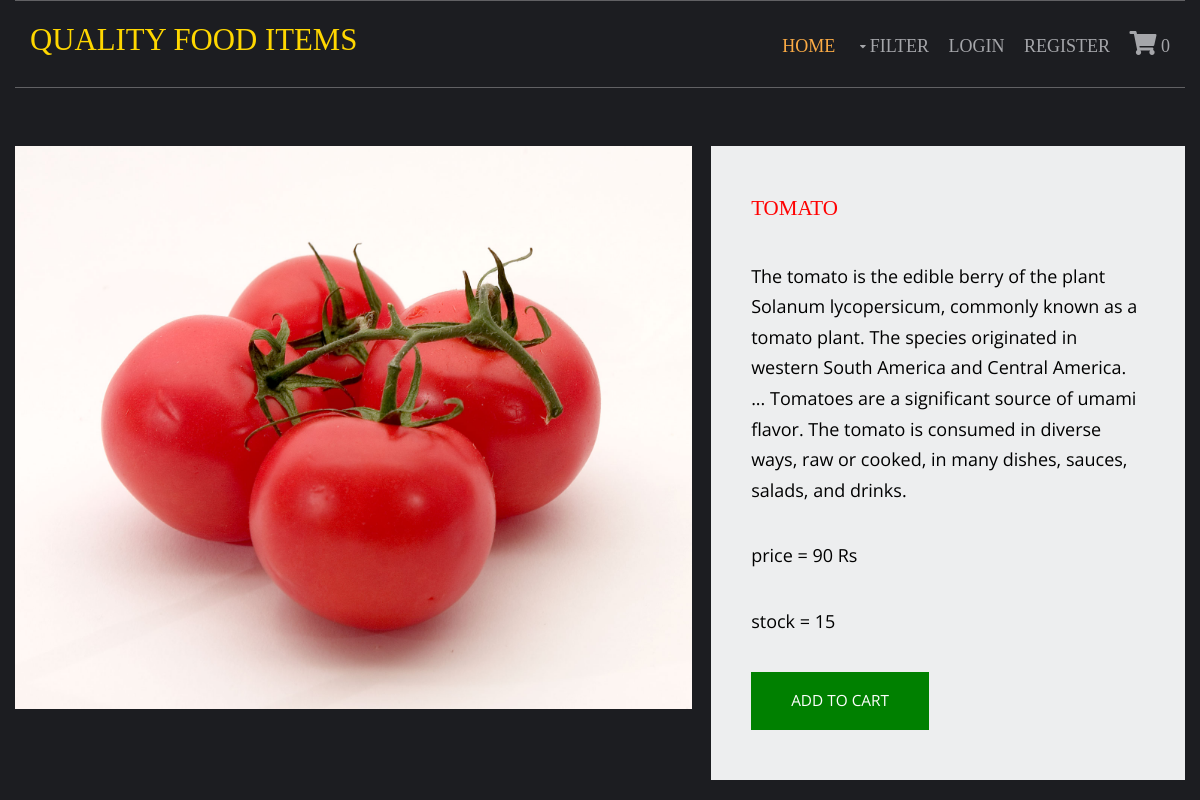
The app's page /fruits/tomato with its own data.
### shop/models.py (models this page shows, shortened)
class products(models.Model):
    name = models.CharField(max_length=250, unique=True)
    slug = models.SlugField(max_length=250, unique=True)
    img = models.ImageField(upload_to='product')
    desc = models.TextField()
    available = models.BooleanField(default=True)
    stock = models.IntegerField()
    price = models.IntegerField()
    category = models.ForeignKey(categ,on_delete=models.CASCADE)

### shop/views.py (the view)
# urls.py: path('<slug:c_slug>/<slug:product_slug>',views.details,name='details'),
def details(request,c_slug,product_slug):
    try:
        prod = products.objects.get(category__slug=c_slug,slug=product_slug)
    except Exception as e:
        raise e
    return render(request,'item.html',{'pr':prod})

### cart/context_processor.py (called while the page is built)
def count(request):
    item_count=0
    if 'admin' in request.path:
        return{}
    else:
        try:
            ct = cartlist.objects.filter(cart_id=c_id(request))
            cti = items.objects.all().filter(cart=ct[:1])
            for c in cti:
                item_count+=c.quan
        except cartlist.DoesNotExist:
            item_count=0
        return dict(itc=item_count)

### cart/views.py (called while the page is built)
def c_id(request):
    ct_id = request.session.session_key
    if not ct_id:
        ct_id = request.session.create()
    return ct_id

### templates/item.html (shortened to what this page needs)
{% extends 'base.html' %}
{% load static %}
{% block content %}
<html lang="en">
<head>
    <link href="{% static 'pr/fontawesome/css/all.min.css' %}" rel="stylesheet" />
    <link href="{% static 'pr/css/templatemo-comparto.css' %}" rel="stylesheet" />
</head>
<body>
  <br><br>
        <section class="tm-mb-1" id="about">
            <div class="tm-row tm-about-row">
                <div class="tm-section-1-l">
                    <img src="{{pr.img.url}}" alt="About image" class="tm-img-responsive">
                </div>
                <article class="tm-section-1-r tm-bg-color-8" style="font-familt:times-new-roman">
                    <h2 class="tm-mb-2 tm-title-color" style="color:red;">{{pr.name}}</h2>
                    <p style="color:black;">{{pr.desc}}</p>
                    <p style="color:black;">price = {{pr.price}} Rs</p>
                    <p style="color:black;">stock = {{pr.stock}}</p>
                    {% if pr.stock <= 0 %}
                    <h2 style="color:red">Out of stock</h2>
                    {% else %}
                    <a href="{% url 'addcart' pr.id %}" class="tm-btn tm-btn-1 tm-link-to-services" style="background-color:green;" >ADD TO CART</a>
                    {% endif %}
                </article>
            </div>
        </section>
</body>
</html>
{% endblock %}

### static/hm/layout/styles/layout.css (style rules this page uses)
*, *::before, *::after { transition:all .3s ease-in-out; }
body { color:#A5A6AA; background-color:#1C1D21; }
a { color:#FBAB45; }

### static/pr/css/templatemo-comparto.css (style rules this page uses)
*, *::before, *::after { box-sizing: border-box; outline: none; }
ul, h1, h2, h3, h4, p, figure { padding: 0; margin: 0; }
body { font-family: 'Open Sans', Arial, sans-serif; font-size: 18px; overflow-x: hidden; padding-left: 15px; padding-right: 15px; margin: 0; }
h2 { font-size: 1.5rem; }
a { transition: all 0.3s ease; text-decoration: none; }
p { color: #666; line-height: 1.7; margin-bottom: 35px; }
h1, h2, h3, h4, h5, h6 { color: #333; }
.tm-mb-1 { margin-bottom: 20px; }
.tm-mb-2 { margin-bottom: 40px; }
.tm-bg-color-8 { background-color: #EDEEEF; }
.tm-img-responsive { max-width: 100%; height: auto; }
.tm-section-1-l { width: 57.85%; margin-right: 1.65%; }
.tm-section-1-r { padding: 50px 40px; width: 40.5%; }
.tm-row { display: flex; }
.tm-btn { display: inline-block; padding: 15px 40px; font-size: 1.1rem; border: none; background-color: #CC9999; color: white; }
a { color: #666; }

### static/hm/layout/styles/framework.css (style rules this page uses)
html { overflow-y:scroll; overflow-x:hidden; }
html, body { margin:0; padding:0; font-size:14px; line-height:1.6em; }
*, *::before, *::after { box-sizing:border-box; }
a { outline:none; text-decoration:none; }
img { width:auto; max-width:100%; height:auto; margin:0; padding:0; border:none; line-height:normal; vertical-align:middle; }
body, input, textarea, select { font-family:Verdana, Geneva, sans-serif; }
h1, h2, h3, h4, h5, h6, .heading { font-family:Georgia, "Times New Roman", Times, serif; }
::placeholder { opacity:1; }
h1, h2, h3, h4, h5, h6, .heading { margin:0 0 20px 0; font-size:1.4rem; line-height:normal; font-weight:normal; text-transform:uppercase; }
address, article, aside, figcaption, figure, footer, header, main, nav, section { display:block; margin:0; padding:0; }

### records on screen
products: img (picture), name "TOMATO", desc "The tomato is the edible berry of the plant Solanum lycopersicum, commonly known as a tomato plant. The species originated in western South America and Central America. ... Tomatoes are a significant source of umami flavor. The tomato is consumed in diverse ways, raw or cooked, in many dishes, sauces, salads, and drinks.", price "90", stock "15"

### other values on screen
{{ itc }} "0"
